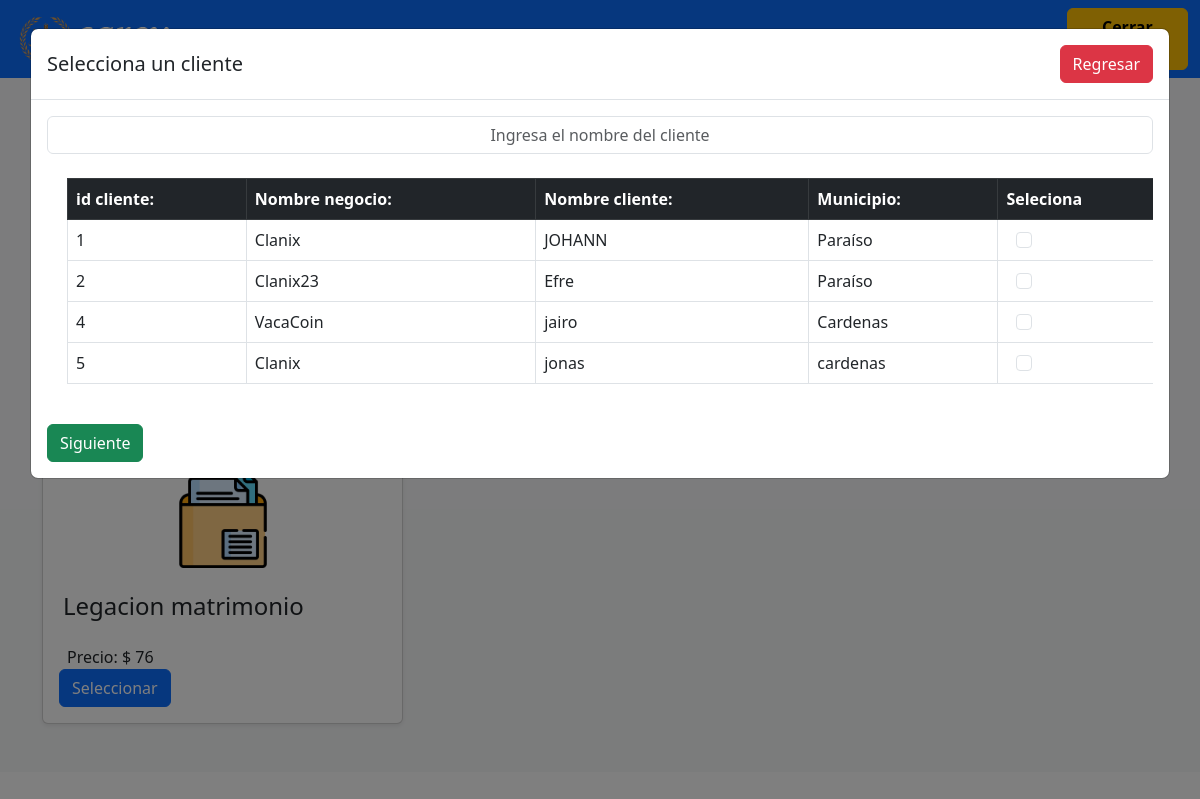
The page /index.php?module=venderDocumento&cliente=Nocliente&venta=NoRealizada (signed in) on the database its author committed.
### tables this page shows
CREATE TABLE `documentos` (
  `id_articulo_documetos` int(11) NOT NULL,
  `nombre` varchar(30) NOT NULL,
  `precio_costo` float NOT NULL,
  `precio_venta` float NOT NULL,
  `descripcion` varchar(100) NOT NULL,
  `tipo` varchar(15) NOT NULL
);

CREATE TABLE `cliente` (
  `id_cliente` int(11) NOT NULL,
  `nombre_cliente` varchar(40) NOT NULL,
  `telefono_cliente` varchar(13) NOT NULL,
  `nombre_negocio` varchar(45) NOT NULL,
  `municipio` varchar(60) NOT NULL,
  `estado` varchar(60) NOT NULL,
  `pais` varchar(50) NOT NULL
);

### controller/php/CRUD.php (called while the page is built, shortened)
<?php
function Consulta($query) {
    $conexion = obtenerConexion();
    $resultado = mysqli_query($conexion, $query);
    $resultadosArray = array();
    while ($fila = mysqli_fetch_assoc($resultado)) {
        $resultadosArray[] = $fila;
    }
    return $resultadosArray;
}
?>

### modules/moduloVentas/ventas.php (the view, shortened to what this page needs)
<br>
<br>
<br>
<div class="contenido-do row">
  <div class="col-12">
    <div class="album py-5 bg-body-tertiary">
      <div class="container">
        <div class="alert alert-primary">
        </div>
        <div class="row row-cols-1 row-cols-sm-2 row-cols-md-3 g-3">
          <?php
          $query = "SELECT * FROM documentos";
          $resultados = Consulta($query);
          foreach ($resultados as $fila) {
          ?>
            <div class="col">
              <div class="card shadow-sm">
                <form id="<?php echo "FormularioVentas" . $fila['id_articulo_documetos']; ?>" action="" method="">
                  <img class="bd-placeholder-img " src="assets/image/documentos.png" height="100" width="100" style="display: block; margin: 0 auto;">
                  <br>
                  <h4 class="NombreModifica" style="margin-left: 20px;"> <?php echo $fila['nombre']; ?></h4>
                  <div class="card-body">
                    <label style="margin-left: 8px;">Precio:</label>
                    <label>$</label>
                    <label class="card-text PrecioVModificar" style="margin-left: 0px;"><?php echo $fila['precio_venta']; ?> </label>
                    <div class="d-flex justify-content-between align-items-center">
                      <div class="btn-group">
                        <button onclick="detalles()" type="button" class="btn btn-primary btn-detalle" id="<?php echo "bt" . $fila['id_articulo_documetos']; ?> ">Seleccionar</button>
                      </div>
                    </div>
                  </div>
                </form>
              </div>
            </div>
          <?php
          }
          ?>
        </div>
      </div>
    </div>
  </div>
</div>
<div class="modal popup" id="popup" role="dialog" aria-labelledby="popupLabel" aria-hidden="true">
  <div class="modal-dialog modal-dialog-scrollable modal-xl">
    <div class="modal-content">
      <div class="modal-header">
        <h5 class="modal-title" id="popupLabel">Selecciona un cliente</h5>
        <button onclick="regresarBoton()" type="button" class="btn btn-danger" data-dismiss="modal" aria-label="Close">Regresar</button>
      </div>
      <div class="modal-body">
        <?php
        $SQL = "SELECT * FROM cliente";
        $resultado = Consulta($SQL);
        ?>
        <div class="form-group">
          <input class="form-control me-2 light-table-filter" data-table="ClienteTabla" type="text" placeholder="Ingresa el nombre del cliente" style="text-align: center" id="buscadorBloque">
        </div>
        <br>
        <div class="table-responsive">
          <table class="table table-bordered ClienteTabla" id="ClienteTabla" style="margin-left: 20px; margin-right: 20px;">
            <thead class="table-dark">
              <tr>
                <th scope="col">id cliente:</th>
                <th scope="col">Nombre negocio:</th>
                <th scope="col">Nombre cliente:</th>
                <th scope="col">Municipio:</th>
                <th scope="col">Seleciona</th>
              </tr>
            </thead>
            <tbody>
              <?php foreach ($resultado as $fila) { ?>
                <tr>
                  <td> <?php echo $fila['id_cliente']; ?></td>
                  <td> <?php echo $fila['nombre_negocio']; ?></td>
                  <td> <?php echo $fila['nombre_cliente']; ?></td>
                  <td> <?php echo $fila['municipio']; ?></td>
                  <td> <input type="checkbox" class="form-check-input bt-5" id=" <?php echo "Cliente" . $fila['id_cliente']; ?>" name="<?php echo "Cliente" . $fila['id_cliente']; ?>" value="<?php echo $fila['id_cliente']; ?>" autocomplete="off"></td>
                </tr>
              <?php
              }
              ?>
            </tbody>
          </table>
        </div>
        <br>
        <button type="button" onclick="CerrarEmergente()" class="btn btn-success">Siguiente</button>
      </div>
    </div>
  </div>
</div>

### css/EstilosBoton.css (style rules this page uses)
.popup { display: none; position: fixed; z-index: 9999; left: 0; top: 0; width: 100%; height: 100%; background-color: rgba(0, 0, 0, 0.5); }
.bt-5 { background-color: green; color: white; margin-left: 10px; }
.container { width: 100%; }

### rows shown on the page
documentos: nombre "Legacion matrimonio", precio_venta "76"
cliente: id_cliente "1", nombre_negocio "Clanix", nombre_cliente "JOHANN", municipio "Paraíso"
cliente: id_cliente "2", nombre_negocio "Clanix23", nombre_cliente "Efre", municipio "Paraíso"
cliente: id_cliente "4", nombre_negocio "VacaCoin", nombre_cliente "jairo", municipio "Cardenas"
cliente: id_cliente "5", nombre_negocio "Clanix", nombre_cliente "jonas", municipio "cardenas"
